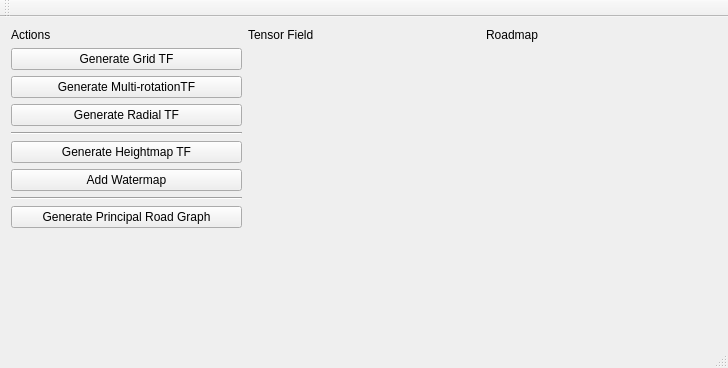
<?xml version="1.0" encoding="UTF-8"?>
<ui version="4.0">
 <class>MainWindow</class>
 <widget class="QMainWindow" name="MainWindow">
  <property name="geometry">
   <rect>
    <x>0</x>
    <y>0</y>
    <width>728</width>
    <height>368</height>
   </rect>
  </property>
  <property name="windowTitle">
   <string>Interactive Procedural Street Modeling</string>
  </property>
  <widget class="QWidget" name="centralWidget">
   <layout class="QGridLayout" name="gridLayout_3">
    <item row="0" column="0">
     <widget class="QLabel" name="labelActions">
      <property name="text">
       <string>Actions</string>
      </property>
     </widget>
    </item>
    <item row="0" column="1">
     <widget class="QLabel" name="labelTensorField">
      <property name="text">
       <string>Tensor Field</string>
      </property>
     </widget>
    </item>
    <item row="1" column="0">
     <layout class="QGridLayout" name="gridLayout_4">
      <item row="4" column="0">
       <widget class="QPushButton" name="buttonGenerateHeightmapTF">
        <property name="text">
         <string>Generate Heightmap TF</string>
        </property>
       </widget>
      </item>
      <item row="7" column="0">
       <widget class="QPushButton" name="buttonGeneratePrincipalRG">
        <property name="text">
         <string>Generate Principal Road Graph</string>
        </property>
       </widget>
      </item>
      <item row="6" column="0">
       <widget class="Line" name="line">
        <property name="orientation">
         <enum>Qt::Horizontal</enum>
        </property>
       </widget>
      </item>
      <item row="0" column="0">
       <widget class="QPushButton" name="buttonGenerateGridTF">
        <property name="text">
         <string>Generate Grid TF</string>
        </property>
       </widget>
      </item>
      <item row="1" column="0">
       <widget class="QPushButton" name="buttonGenerateMultiRotTF">
        <property name="text">
         <string>Generate Multi-rotationTF</string>
        </property>
       </widget>
      </item>
      <item row="3" column="0">
       <widget class="Line" name="line_2">
        <property name="orientation">
         <enum>Qt::Horizontal</enum>
        </property>
       </widget>
      </item>
      <item row="8" column="0">
       <spacer name="verticalSpacer">
        <property name="orientation">
         <enum>Qt::Vertical</enum>
        </property>
        <property name="sizeHint" stdset="0">
         <size>
          <width>20</width>
          <height>40</height>
         </size>
        </property>
       </spacer>
      </item>
      <item row="2" column="0">
       <widget class="QPushButton" name="buttonGenerateRadialTF">
        <property name="text">
         <string>Generate Radial TF</string>
        </property>
       </widget>
      </item>
      <item row="5" column="0">
       <widget class="QPushButton" name="buttonAddWatermap">
        <property name="text">
         <string>Add Watermap</string>
        </property>
       </widget>
      </item>
     </layout>
    </item>
    <item row="0" column="2">
     <widget class="QLabel" name="labelRoadmap">
      <property name="text">
       <string>Roadmap</string>
      </property>
     </widget>
    </item>
    <item row="1" column="1">
     <widget class="QLabel" name="labelTensorFieldDisplay">
      <property name="text">
       <string/>
      </property>
     </widget>
    </item>
    <item row="1" column="2">
     <widget class="QLabel" name="labelRoadmapDisplay">
      <property name="text">
       <string/>
      </property>
     </widget>
    </item>
   </layout>
  </widget>
  <widget class="QMenuBar" name="menuBar">
   <property name="geometry">
    <rect>
     <x>0</x>
     <y>0</y>
     <width>728</width>
     <height>24</height>
    </rect>
   </property>
  </widget>
  <widget class="QToolBar" name="mainToolBar">
   <attribute name="toolBarArea">
    <enum>TopToolBarArea</enum>
   </attribute>
   <attribute name="toolBarBreak">
    <bool>false</bool>
   </attribute>
  </widget>
  <widget class="QStatusBar" name="statusBar"/>
 </widget>
 <layoutdefault spacing="6" margin="11"/>
 <resources/>
 <connections/>
</ui>
